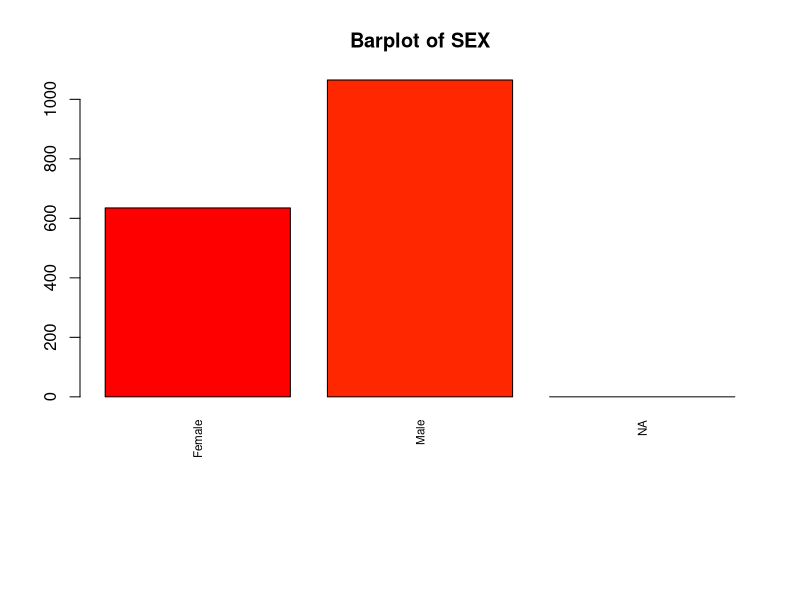
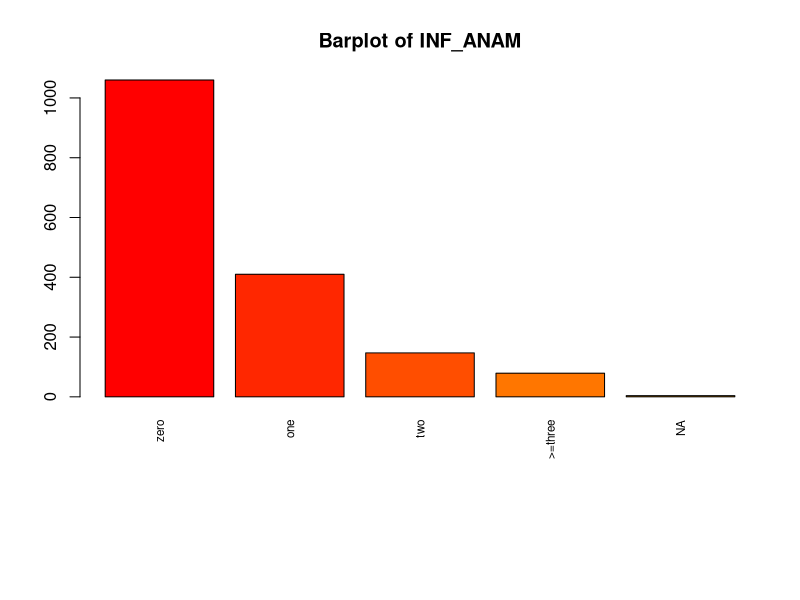
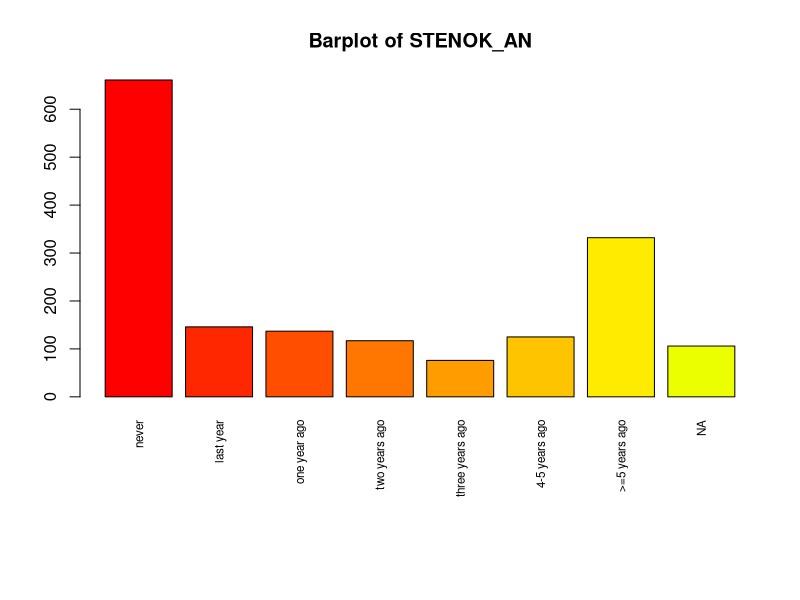
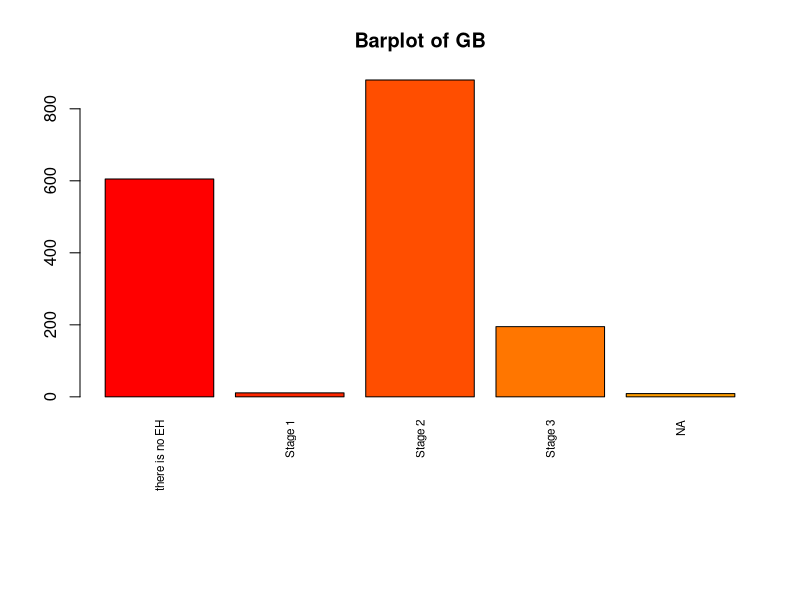
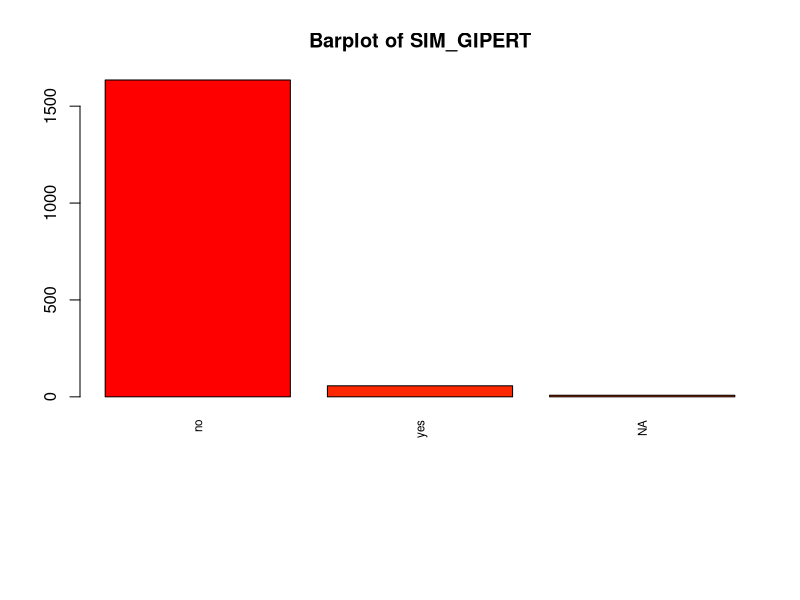
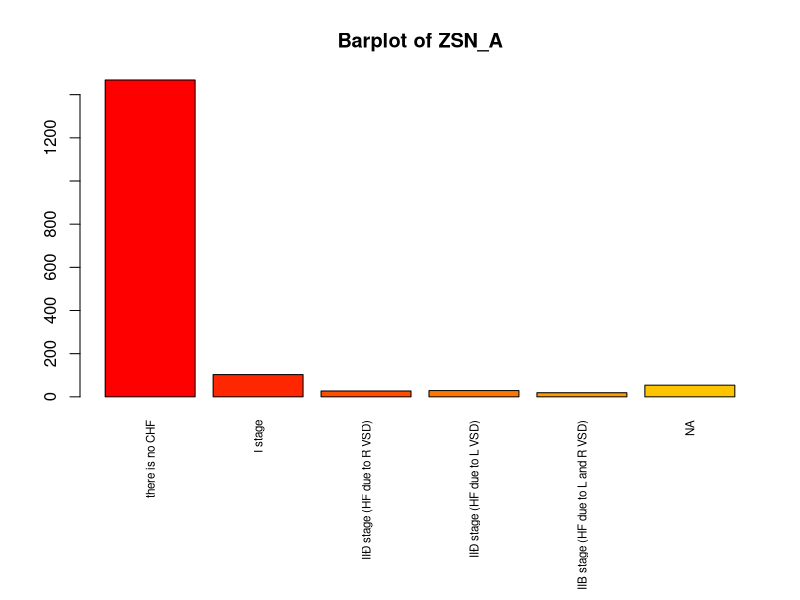
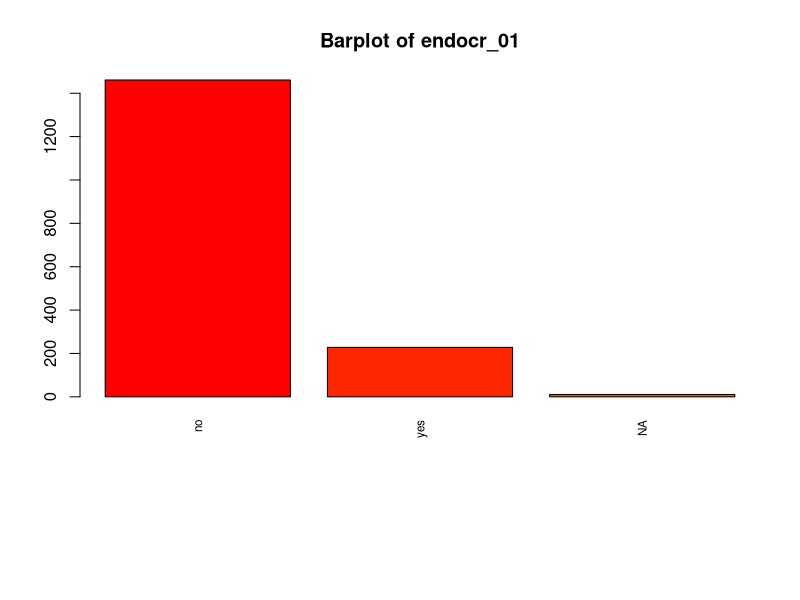
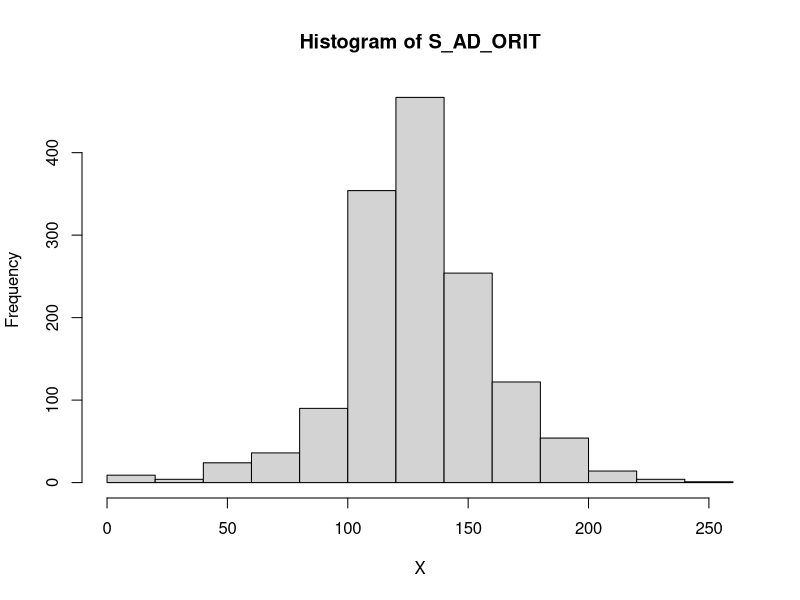

These figures' R source, in order:
## ---- chunk 1
# dd <- read.table("D:/karina/docencia/areferenciesPPT/0DadesPractiques/CREDSCO/credscoCategoriques2.csv",header=T, sep=";", dec=",")
#dd<- read.csv("D:/karina/TFGs/GrauEstadistica/MarcPinar/data.csv", sep=";")

#dataset<-"platjaDaro"
#dataset<-"futbol"

#setwd("D:/karina/projectes/ON/a2020INSESSCOVIDisocial/18DadesTallers")
#dd<- read.table("2Formulari5TPlataDarov1.csv",header=T, sep=",", dec=".", na.strings="*");
#dataset<-"planta"


dataset<-"nd_inputed"

## ---- chunk 2

#setwd("./Documents/UNI/MD/MD2526/")
#setwd(dirname(rstudioapi::getActiveDocumentContext()$path))
dd <- read.table("Filtered_dataset.csv", header=T, sep=",");

## ---- chunk 3
class(dd)
## ---- chunk 4
class(dd)
## ---- chunk 5
dim(dd)
n<-dim(dd)[1]
K<-dim(dd)[2]

n
K
## ---- chunk 6
names(dd)
data.frame(ID = seq_along(dd), Name = names(dd))
## ---- chunk 7

descriptiva<-function(X, nom){
  if (!(is.numeric(X))){ 
    # Categoricas
    
    frecs<-table(as.factor(X), useNA="ifany")
    proportions<-frecs/n
    #ojo, decidir si calcular porcentages con o sin missing values
    #pie(frecs, cex=0.6, main=paste("Pie of", nom))
    
    # 1. Guarda la configuración original de los parámetros gráficos
    old_par <- par(no.readonly = TRUE) 
    
    # 2. Establece los nuevos márgenes (ej: 10 líneas para el margen inferior)
    par(mar = c(10, 4, 4, 2)) 

    
    barplot(frecs, las=3, cex.names=0.7, main=paste("Barplot of", nom), col=listOfColors)
    
    
    par(old_par)
    
    print(paste("Number of modalities: ", length(frecs)))
    print("Frequency table")
    print(frecs)
    print("Relative frequency table (proportions)")
    print(proportions)
    print("Frequency table sorted")
    print(sort(frecs, decreasing=TRUE))
    print("Relative frequency table (proportions) sorted")
    print(sort(proportions, decreasing=TRUE))
    
   }
  else{
       # Numericas
       
       hist(X, main=paste("Histogram of", nom))
       boxplot(X, horizontal=TRUE, main=paste("Boxplot of",nom))
       print("Extended Summary Statistics")
       print(summary(X))
       print(paste("sd: ", sd(X, na.rm=TRUE)))
       print(paste("vc: ", sd(X, na.rm=TRUE)/mean(X, na.rm=TRUE)))
       print("Q-Q plot ")
      qqnorm(X, main = paste("QQ Plot of", nom)) # Crea el gráfico Q-Q
      qqline(X, col="red") # Añade la línea de referencia normal

      shapiro<- shapiro.test(X)
      print(shapiro)
  }
   
}

factor_with_na <- function(x, levels, labels, ordered = FALSE) {
  f <- factor(x, levels = levels, labels = labels, ordered = ordered)
  f <- addNA(f)   # convierte los NA en un nivel extra
  levels(f)[is.na(levels(f))] <- "NA"
  return(f)
}

#dataset<-dd
actives<-c(1:K)
#colDate<-1
#if (dataset=="platjaDaro")
#  {dd[,colDate]<-as.Date(dd[, colDate], format="%d/%m/%y %h:%m:%s")
#   actives<-c(3:44)
#   }

## ---- chunk 8
listOfColors<-rainbow(39)


# esto es para cambiar el tipo de las categoricas
    
    dd$SEX <- factor_with_na(dd$SEX, 
              levels= c(0,1), 
              labels = c("Female", "Male"))
    dd$INF_ANAM <- factor_with_na(dd$INF_ANAM, 
              levels= c(0,1,2,3), 
              labels = c("zero", "one", "two", ">=three"))
    dd$STENOK_AN <- factor_with_na(dd$STENOK_AN, 
              levels= c(0,1,2,3,4,5,6), 
              labels = c("never", "last year", "one year ago", 
                         "two years ago", "three years ago", "4-5 years ago", ">=5 years ago"))
    dd$LET_IS <- factor_with_na(dd$LET_IS,                      
              levels= c(0,1,2,3,4,5,6,7), 
              labels = c("unknown (alive)" ,"cardiogenic shock","pulmonary edema",
                         "myocardial rupture","progress of congestive HF",
                         "thromboembolism", "asystole", "ventricular fibrillation"))
    dd$GB <- factor_with_na(dd$GB,                      
              levels= c(0,1,2,3), 
              labels = c("there is no EH","Stage 1","Stage 2","Stage 3"))
    dd$SIM_GIPERT <- factor_with_na(dd$SIM_GIPERT,                      
              levels= c(0,1), 
              labels = c("no", "yes"))
    dd$ZSN_A <- factor_with_na(dd$ZSN_A,
              ordered = TRUE,                           # EN R NO SE PUEDE HACER ORDEN PARCIAL! ASÍ QUE LO DEJAMOS ASÍ
              levels= c(0,1,2,3,4), 
              labels = c("there is no CHF",
                         "I stage",
                         "IIÐ stage (HF due to R VSD)",
                         "IIÐ stage (HF due to L VSD)",
                         "IIB stage (HF due to L and R VSD)"))
    dd$endocr_01 <- factor_with_na(dd$endocr_01,                      
              levels= c(0,1), 
              labels = c("no", "yes"))


par(ask=TRUE)
for(k in actives){
# If per fer la descriptiva de les variables que ens interessen (estan identificades per una id númerica. corre data.frame... que està més amunt per veure la correspondència)
  
  # QUITO EL IF PARA PROBAR, CREO QUE NO HACE FALTA PORQUE EL DATASET FILTRADO SOLO TIENE COLUMNAS QUE NOS INTERESAN
  # if(k == 2 || k == 37 ||k == 38 ||k == 84 ||k == 86 ||k == 90  || k == 89 || k == 3|| k == "SMOKE" || k == "DIABETES" ||k == "HYPERTENSION" ||k == "INF_ANAM" ||k == "STENOK_ANAM" ||k == "CHD_ANAM" ||k == "MORTALITY" ||k == "COM_SUM"){
    
    if (k != 1) { # para omitir el ID
    
    
    
    print(paste("variable ", k, ":", names(dd)[k] ))
    
    
    
    descriptiva(dd[,k], names(dd)[k])
    
    
  }
}
par(ask=FALSE)

#per exportar figures d'R per programa
#dev.off()
#png(file=mypath,width = 950, height = 800, units = "px")
#dev.off()

